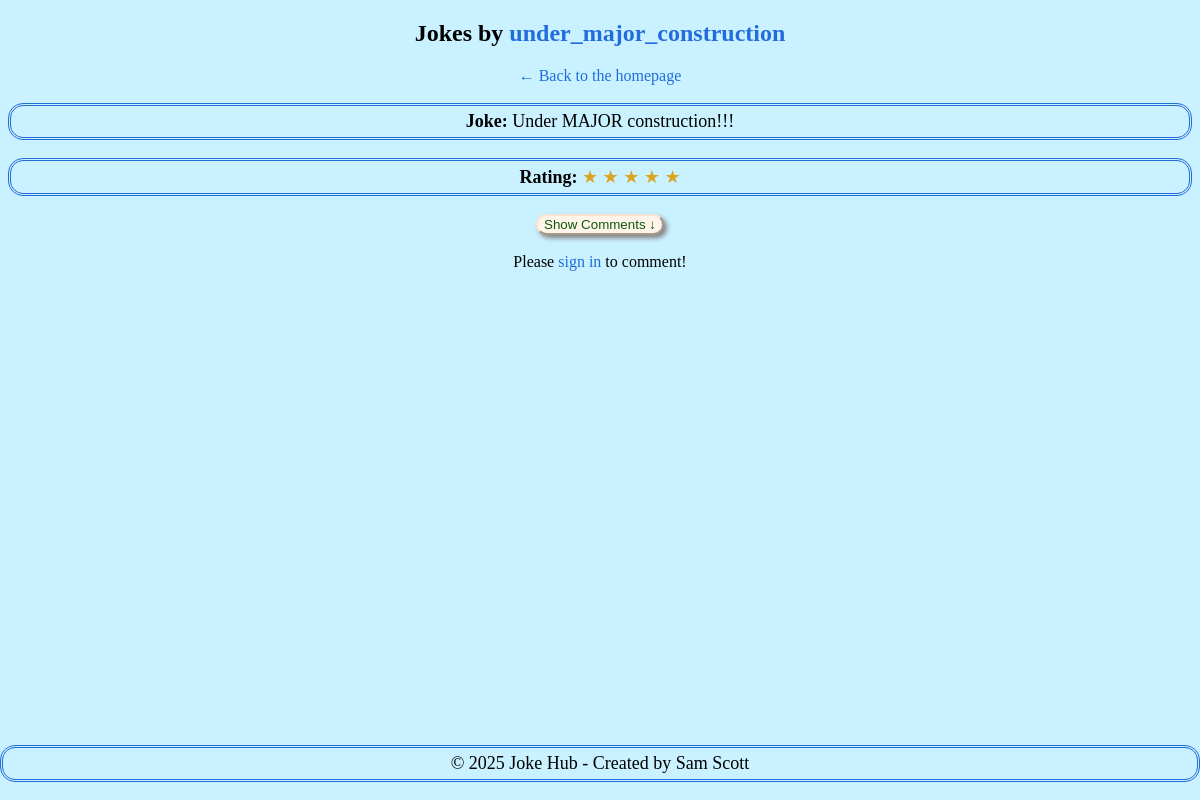
The page /user_detail/9 on the database its author committed.
### tables this page shows
CREATE TABLE users ( --users table 
                id INTEGER PRIMARY KEY AUTOINCREMENT, 
                username TEXT UNIQUE NOT NULL,
                password TEXT NOT NULL,
                is_admin INTEGER DEFAULT 0
              );

CREATE TABLE jokes (  -- jokes table for users to insert jokes
                id INTEGER PRIMARY KEY AUTOINCREMENT,
                content TEXT NOT NULL,
                timestamp TEXT NOT NULL,
                user_id INTEGER, --replacing this use instead of username
                rating REAL DEFAULT 0, 
                approved INTEGER DEFAULT 0, notified INTEGER DEFAULT 0,
                FOREIGN KEY(user_id) REFERENCES users(id) ON DELETE CASCADE 
                --Setting up the table with ON DELETE CASCADE, then deleting the user will automatically delete all related data(which is what we want!) 
            );

### app.py (the view)
@app.route('/user_detail/<int:user_id>')
def user_detail(user_id):
    conn = sqlite3.connect('jokes.db')
    conn.row_factory = sqlite3.Row
    c = conn.cursor()
    c.execute('''
            SELECT "jokes"."id", "jokes"."content", "jokes"."rating", "users"."username"
            FROM "jokes"
            JOIN "users" ON "jokes"."user_id" = "users"."id"
            WHERE "users"."id" = ?
            ''', (user_id,))
    jokes = []
    joke_ids = []
    for row in c.fetchall():
        jokes.append({
            'id': row['id'],
            'content': row['content'],
            'rating': row['rating'],
            'username': row['username']
        })
        joke_ids.append(row['id'])
    if not jokes:
        flash("User has no jokes uploaded." , 'sad')
        return redirect(url_for('search'))
    comments = []
    if joke_ids:
        placeholders = ','.join('?' for _ in joke_ids)
        c.execute(f'''
                SELECT "ratings"."comment", "users"."username", "ratings"."rating", "ratings"."timestamp", "ratings"."joke_id"
                FROM "ratings"
                JOIN "users" ON "ratings"."user_id" = "users"."id"
                WHERE "ratings"."joke_id" IN ({placeholders})
                ORDER BY "ratings"."timestamp" DESC
                ''', joke_ids)
        for row in c.fetchall():
            comments.append({
                'comment': row['comment'],
                'username': row['username'],
                'rating': row['rating'],
                'timestamp': row['timestamp'],
                'joke_id': row['joke_id']
            })
    conn.close()
    return render_template('user_detail.html', jokes=jokes, comments=comments)

### templates/user_detail.html (shortened to what this page needs)
<!DOCTYPE html>
<html lang="en">
<head>
    <link rel="stylesheet" href="{{ url_for('static', filename='css/index.css') }}">
</head>
<body>
    <h2>Jokes by <strong id="username">{{ jokes[0].username }}</strong></h2>
        <a href="{{ url_for('index') }}">&larr; Back to the homepage</a>
    {% if jokes %}
        {% for joke in jokes %}
            <div class="joke">
            <p><strong>Joke:</strong> {{ joke.content }}</p>
            <p><strong>Rating:</strong>
                {% set full_stars = joke['rating'] | int %}
                {% for i in range(full_stars) %}
                <span style="color:goldenrod";>★</span>
                {% endfor %}
                </p>
                <button class="comment-section-button" type="submit">Show Comments ↓</button>
            {% if session.get('user_id') %}
                <form class="aligning-content" method="POST" action="{{ url_for('rate_joke', joke_id = joke['id'])}}">
                    <label for="rating">Rate this joke:</label>
                    <select name="rating" required>
                        <option value=""> </option>
                        {% for i in range(1, 6) %}
                        <option value="{{ i }}">{{ i }}</option>
                        {% endfor %}
                    </select>
                    <label for="comment">Comment:</label>
                    <textarea name="comment" required></textarea>
                    <button type="submit">Submit</button>
                </form>
            {% else %}
                    <br><br>
                    Please <a href="{{ url_for('login') }}">sign in</a> to comment!
            {% endif %}
                </div>
        {% endfor %}
    {% else %}
            <p>This user hasn't posted any jokes yet.</p>
    {% endif %}
                <br><br>
    <footer>
        <p>&copy; 2025 Joke Hub - Created by Sam Scott </p>
    </footer>
</body>
</html>

### static/css/index.css (style rules this page uses)
body { background-color:rgb(202, 241, 255); text-align: center; }
p { font-size: 18px; padding: 5px 5px 5px 5px; border: 3px double rgb(34, 109, 221); border-radius: 15px; text-wrap: balance; }
button { display: inline-block; color: rgb(13, 90, 13); background-color: rgb(255, 244, 233); border-radius: 15px; border-color: rgb(252, 230, 209); box-shadow: 3px 3px 5px grey; }
a { color: rgb(34, 109, 221); text-decoration: none; }
footer { position: fixed; left: 0; bottom: 0; width: 100%; text-align: center; }
#username { color:rgb(34, 109, 221); }

### rows shown on the page
users: username "under_major_construction"
jokes: content "Under MAJOR construction!!!"
